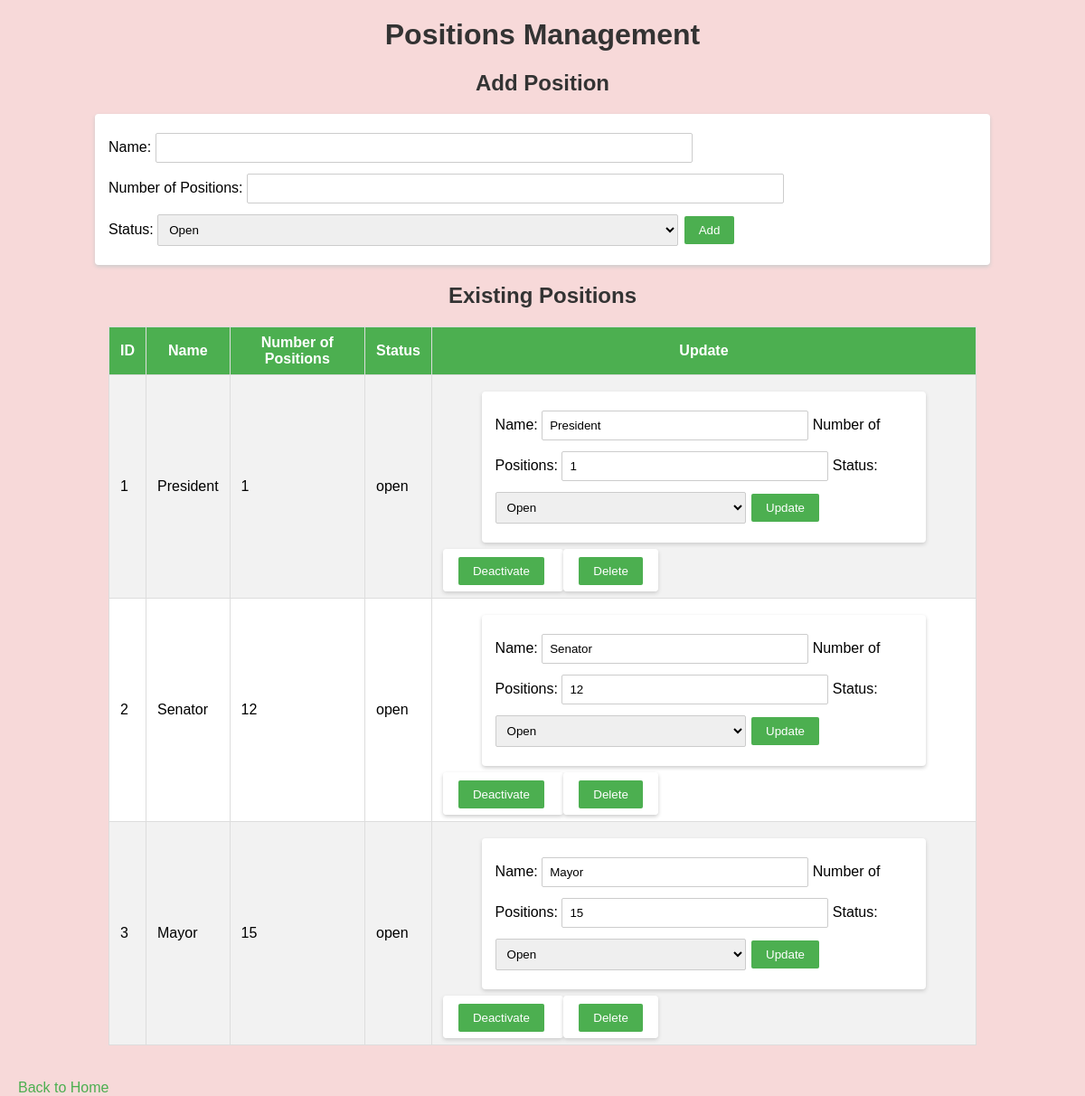
Before: /positions with the older database file.
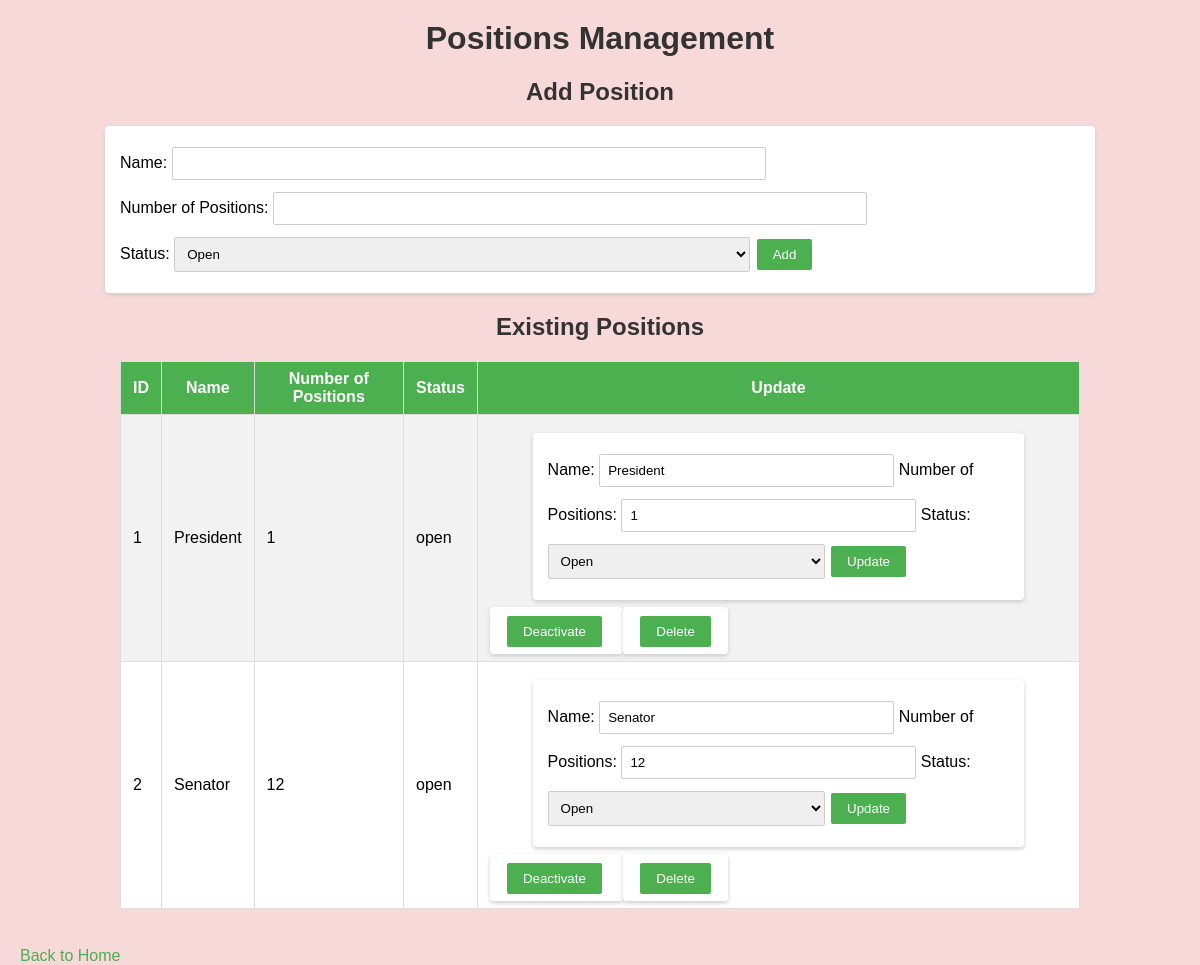
After: the same page with the newer database file.
### tables this page shows
CREATE TABLE positions (
            posID INTEGER PRIMARY KEY AUTOINCREMENT,
            posName TEXT NOT NULL,
            numOfPositions INTEGER NOT NULL,
            posStat TEXT NOT NULL DEFAULT 'open'
        );

### app.py (the view)
@app.route("/positions")
def positions():
    conn = dbhelper.get_connection()
    cur = conn.cursor()
    cur.execute("SELECT * FROM positions")
    data = cur.fetchall()
    conn.close()
    return render_template("positions.html", positions=data)

### dbhelper.py (called while the page is built)
def get_connection():
    conn = sqlite3.connect(DB_NAME)
    return conn

### templates/positions.html (shortened to what this page needs)
<!DOCTYPE html>
<html>
<head>
    <link rel="stylesheet" href="/statics/index.css">
</head>
<body>
    <h1>Positions Management</h1>
    <h2>Add Position</h2>
    <form action="/positions/add" method="POST">
        Name: <input type="text" name="name" required><br>
        Number of Positions: <input type="number" name="num_of_positions" required><br>
        Status:
        <select name="stat">
            <option value="open">Open</option>
        </select>
        <button type="submit">Add</button>
    </form>
    <h2>Existing Positions</h2>
    <table>
        <tr>
            <th>ID</th><th>Name</th><th>Number of Positions</th><th>Status</th><th>Update</th>
        </tr>
        {% for p in positions %}
        <tr>
            <td>{{ p[0] }}</td>
            <td>{{ p[1] }}</td>
            <td>{{ p[2] }}</td>
            <td>{{ p[3] }}</td>
            <td>
                <form action="/positions/update" method="POST">
                    Name: <input type="text" name="name" value="{{ p[1] }}">
                    Number of Positions: <input type="number" name="num_of_positions" value="{{ p[2] }}">
                    Status:
                    <select name="stat">
                        <option value="open" {% if p[3] == 'open' %}selected{% endif %}>Open</option>
                    </select>
                    <button type="submit">Update</button>
                </form>
                {% if p[3] == 'open' %}
                <form action="/positions/deactivate" method="POST" style="display:inline">
                    <button type="submit">Deactivate</button>
                </form>
                {% else %}
                <form action="/positions/activate" method="POST" style="display:inline">
                    <input type="hidden" name="pid" value="{{ p[0] }}">
                    <button type="submit">Activate</button>
                </form>
                {% endif %}
                <form action="/positions/delete" method="POST" style="display:inline" onsubmit="return confirm('Delete this position?');">
                    <button type="submit">Delete</button>
                </form>
            </td>
        </tr>
        {% endfor %}
    </table>
    <br><a href="/">Back to Home</a>
</body>
</html>

Changed rows visible on the page:
removed positions: posID "3", posName "Mayor", numOfPositions "15", posStat "open", name "Mayor", num_of_positions "15", stat "Open"
